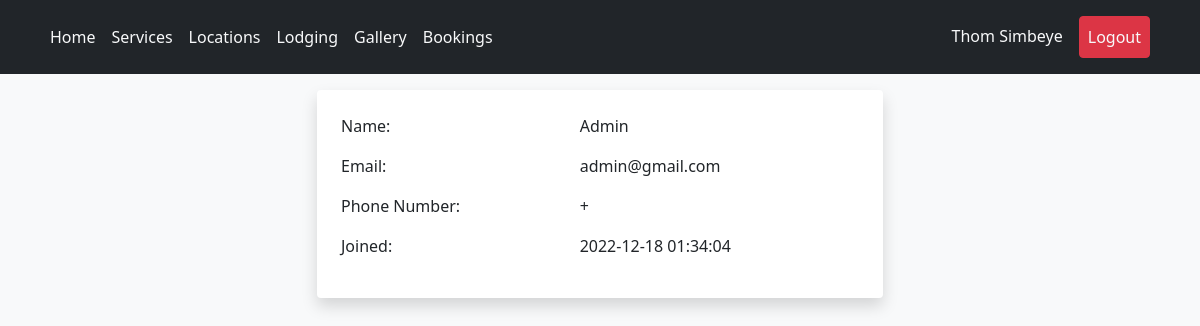
Page /pages/account.view.php?viewing=2 (signed in) on the committed database.
### tables this page shows
CREATE TABLE `users` (
  `id` int(11) NOT NULL,
  `email` varchar(60) DEFAULT NULL,
  `first_name` varchar(60) DEFAULT NULL,
  `last_name` varchar(60) DEFAULT NULL,
  `phone_no` varchar(12) DEFAULT NULL,
  `password` longtext NOT NULL,
  `is_admin` tinyint(1) NOT NULL,
  `joined` datetime DEFAULT current_timestamp()
);

### api/get_user.php (called while the page is built)
<?php
function get_profile($email, $db_connection){
    $sql = "SELECT * FROM users WHERE email = ?";
    if($stmt = $db_connection->prepare($sql)){
        $stmt->bind_param("s", $email);
        if($stmt->execute()){
            $result = $stmt->get_result();
            if($result->num_rows == 1){
                $row = $result->fetch_array(MYSQLI_ASSOC);
                return $row;
            }
        }
    }
}
function get_profile_by_id($id, $db_connection){
    $sql = "SELECT * FROM users WHERE id = ?";
    if($stmt = $db_connection->prepare($sql)){
        $stmt->bind_param("s", $id);
        if($stmt->execute()){
            $result = $stmt->get_result();
            if($result->num_rows == 1){
                $row = $result->fetch_array(MYSQLI_ASSOC);
                return $row;
            }
        }
    }
}

### inc/session.php (called while the page is built, shortened)
<?php
require_once "../scripts/connect.php";
include_once "../api/get_user.php";
if (!(isset($_SESSION["loggedin"]) && $_SESSION["loggedin"] === true)) {
    header('location: login.php');
    exit();
} else {
    $user = get_profile($_SESSION['email'], $db_connection);
}
?>

### pages/account.view.php (the view, shortened to what this page needs)
<?php
include_once "../inc/session.php";
if (isset($_GET['viewing'])) {
    $account = get_profile_by_id($_GET['viewing'], $db_connection);
}
?>
<!DOCTYPE html>
<html lang="en">
<head>
    <?php include_once "../inc/head.php"; ?>
</head>
<body class="bg-light">
<?php include_once "../inc/navbar.php"; ?>
<div class="container p-3">
    <div class="row">
        <div class="col-6 shadow p-3 mb-5 bg-body rounded mx-auto">
            <table class="table table-borderless">
                <tr>
                    <td>Name:</td><td><?php echo $account['first_name'] .' '. $account['last_name']; ?></td>
                </tr>
                <tr>
                    <td>Email:</td><td><?php echo $account['email']; ?></td>
                </tr>
                <tr>
                    <td>Phone Number:</td><td>+<?php echo $account['phone_no']; ?></td>
                </tr>
                <tr>
                    <td>Joined:</td><td><?php echo $account['joined']; ?></td>
                </tr>
            </table>
        </div>
    </div>
</div>
</body>
</html>

### inc/navbar.php (shortened to what this page needs)
<header class="p-3 bg-dark text-white sticky-top">
    <div class="container">
      <div class="d-flex flex-wrap align-items-center justify-content-center justify-content-lg-start">
        <ul class="nav col-12 col-lg-auto me-lg-auto mb-2 justify-content-center mb-md-0">
            <li class="nav-item"><a href="/Mwape/" class="nav-link link-light px-2">Home</a></li>
            <li class="nav-item"><a href="/Mwape/index.php#services" class="nav-link link-light px-2">Services</a></li>
            <li class="nav-item"><a href="/Mwape/pages/location.php" class="nav-link link-light px-2">Locations</a></li>
            <li class="nav-item"><a href="/Mwape/pages/lodging.php" class="nav-link link-light px-2">Lodging</a></li>
            <li class="nav-item"><a href="/Mwape/pages/gallery.php" class="nav-link link-light px-2">Gallery</a></li>
            <?php
            if (isset($_SESSION['email'])) {
                echo '<li class="nav-item"><a href="/Mwape/pages/booking.php" class="nav-link link-light px-2">Bookings</a></li>';
            }
            ?>
        </ul>
        <div class="text-end">
            <ul class="nav">
                <?php
                if (isset($_SESSION['email'])) {
                echo '<li class="nav-item"><a href="/Mwape/pages/account.php" class="nav-link link-light px-2">'.$user['first_name'].' '.$user['last_name'].'</a></li>
                <li class="nav-item"><a href="/Mwape/scripts/logout.process.php" class="nav-link link-light px-2 btn btn-danger mx-2">Logout</a></li>';
                } else {
                echo '<li class="nav-item"><a href="/Mwape/pages/login.php" class="btn btn-outline-light-me-2 nav-link link-light px-2 mx-2">Login</a></li>
                <li class="nav-item"><a href="/Mwape/pages/signup.php" class="btn btn-warning nav-link link-light px-2 mx-2">Sign up</a></li>';
                }
                ?>
            </ul>
        </div>
      </div>
    </div>
</header>

### rows in the picture
users: first_name "Thom", last_name "Simbeye"
users: first_name "Admin", email "admin@gmail.com", joined "2022-12-18 01:34:04"
